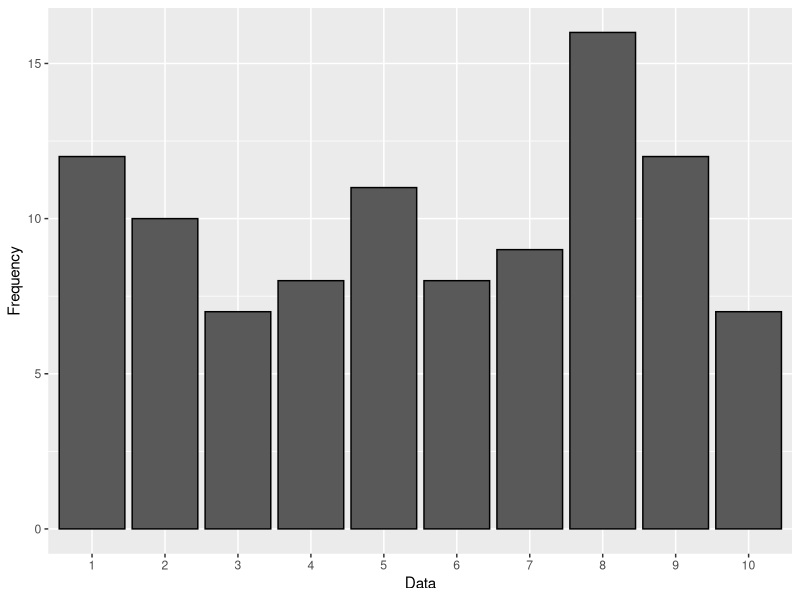

Here is the R script that generated this plot:
# The next data will be used in all the subsequent examples:

thedata <- c(1, 7, 1, 1,  1,  5,  2,  5,  5,  8,  9,  8,  3,  7,  7,  5,  2,
             8,  6, 10,  4,  1,  5,  4,  1,  8,  6,  2,  2, 10, 10,  7,  4,
             4,  8, 10,  6,  6,  4,  2,  9,  3,  3, 10,  7,  8,  9,  8,  9,
             1,  8,  7,  3,  1,  9,  9,  8,  9,  8,  3,  2,  4,  8,  7,  8,
             2, 10,  1,  7,  3,  6,  5,  3,  4,  9,  5,  2,  1,  6,  8,  6,
             9, 10,  5,  8,  7,  5,  9,  2,  1,  5,  8,  5,  9,  1,  2,  8,
             4,  9,  6)


# ###Frequencies
# The code below will produce a table of frequencies.
print('Frequencies')
thefrec <- table(thedata)
print(thefrec)

# **Output**:
# ```
# "Frecuencies"
#  1  2  3  4  5  6  7  8  9 10 
#  12 10  7  8 11  8  9 16 12  7 
# ```

# ---

# ###Relative Frequencies
# The relative frequency or empirical probability of an event refers to the absolute frequency normalized by the total number of events.
# The function `prop.table()` produces a relative frequencies table out of the frequency table `thefrec` from the previous example.
print('Relative Frequencies')
therelfrec <- prop.table(thefrec)
print(therelfrec)

# **Output**:
# ```
# "Relative Frequencies"
#  1    2    3    4    5    6    7    8    9   10 
# 0.12 0.10 0.07 0.08 0.11 0.08 0.09 0.16 0.12 0.07 
# ```

# ---

# ### The Mean
# The mean is equal to the sum over every possible value weighted by the probability of that value. The `mean()` function computes the mean of a list of numbers in R.
print('The Mean')
themean <- mean(thedata)
print(themean)

# **Output**:
# ```
# "The Mean"
#  5.57
# ```

# ---

#  ###The Trimmed Mean
#  To compute the trimmed mean **R** removes a small percentage of the largest and smallest values before calculating the mean. In this example the upper and lower 10% are removed by the extra parameter `trim=0.10`.
print('The Trimmed Mean')
thetrimmean <- mean(thedata, trim = 0.10)
print(thetrimmean)

# **Output**:
# ```
# "The Trimmed Mean"
#  5.625
# ```

# ---

# ###The Median
# If there is an odd number of data values then the median will be the value in the middle. If there is an even number of data values the median is the mean of the two data values in the middle. To compute the median with R the function `median()` is available.
print('The Median')
themedian <- median(thedata)
print(themedian)

# **Output**
# ```
# "The Median"
#  6
# ```

# ---

# ###The Quantiles
# These are computed dividing ordered data into q essentially equal-sized data subsets, the q-quantiles are the data values marking the boundaries between consecutive subsets. To compute them R has the function `quantile()` which takes two arguments: a list of data and a list of percentages. The example below computes the quantiles corresponding to 25%, 50% and 75% of the data.
print('The Quantiles')
thequantiles <- quantile(thedata, probs=c(0.25,0.5,0.75))
print(thequantiles)

# **Output**:
# ```
# "The Quantiles"
#  25% 50% 75% 
#   3   6   8 
# ```

# ---

# ###The Variance
# The variance measures how far a set of numbers is spread out. The routine `var()` computes the variance of a list of numbers in R.
print('The Variance')
thevariance <- var(thedata)
print(thevariance)

# **Output**:
# ```
# "The Variance"
#  8.49
# ```

# ---

# ###The Standard Deviation
# The standard deviation is a measure that is used to quantify the amount of variation or dispersion of a set of data values. It is the variance squared. R can compute the standard deviation of a set of data by means of `sd()`.
print('The Standard Deviation')
thesd <- sd(thedata)
print(thesd)

# **Output**:
# ```
# "The Standard Deviation"
#  2.91376
# ```

# ###The Interquartile Range
# The interquartile range (IQR) is a measure of variability, based on dividing a data set into quartiles. You can compute the interquartile range in R with the `IQR()` function. 
print('The Interquartile Range')
theiqr <- IQR(thedata)
print(theiqr)

# **Output**:
# ```
# "The Interquartile Range"
#  5
# ```

# ---

# ###The Median Absolute Deviation
# The median absolute deviation (MAD) is defined as the median of the absolute deviations from the data's median. The function `mad()` computes the MAD of a numeric set of data in R.
print('The Median Absolute Deviation')
themad <- mad(thedata)
print(themad)

# **Output**:
# ```
# "The Median Absolute Deviation"
#  2.9652
# ```

# ---

# The library `e1071` is needed for the next two examples.
library(e1071)

# ###The Skewness
# The skewness is a measure of the asymmetry of the data distribution about its mean. To compute it in R use the function `skewness()`.
print('The Skewness')
theskns <- skewness(thedata)
print(theskns)

# **Output**
# ```
# "The Skewness"
# -0.1628241
# ```

# ---

# ###The Kurtosis
# Kurtosis is a measure of the "peakedness" of graph of the data.
print('The Kurtosis')
thekts <- kurtosis(thedata)
print(thekts)

# **Output**
# ```
# "The Kurtosis"
# -1.312111
# ```

# ---
# To visualize the data, the frequencies are plotted in the next [bar chart](https://www.getdatajoy.com/examples/r-plots/advanced-bar-charts)
library(ggplot2)
table = data.frame(thefrec)
ggplot(data=table, aes(x=thedata, y=Freq)) +
  geom_bar(colour="black", stat="identity") +
  guides(fill=FALSE) +
  ylab("Frequency") +        # x-axis label
  xlab("Data")    
